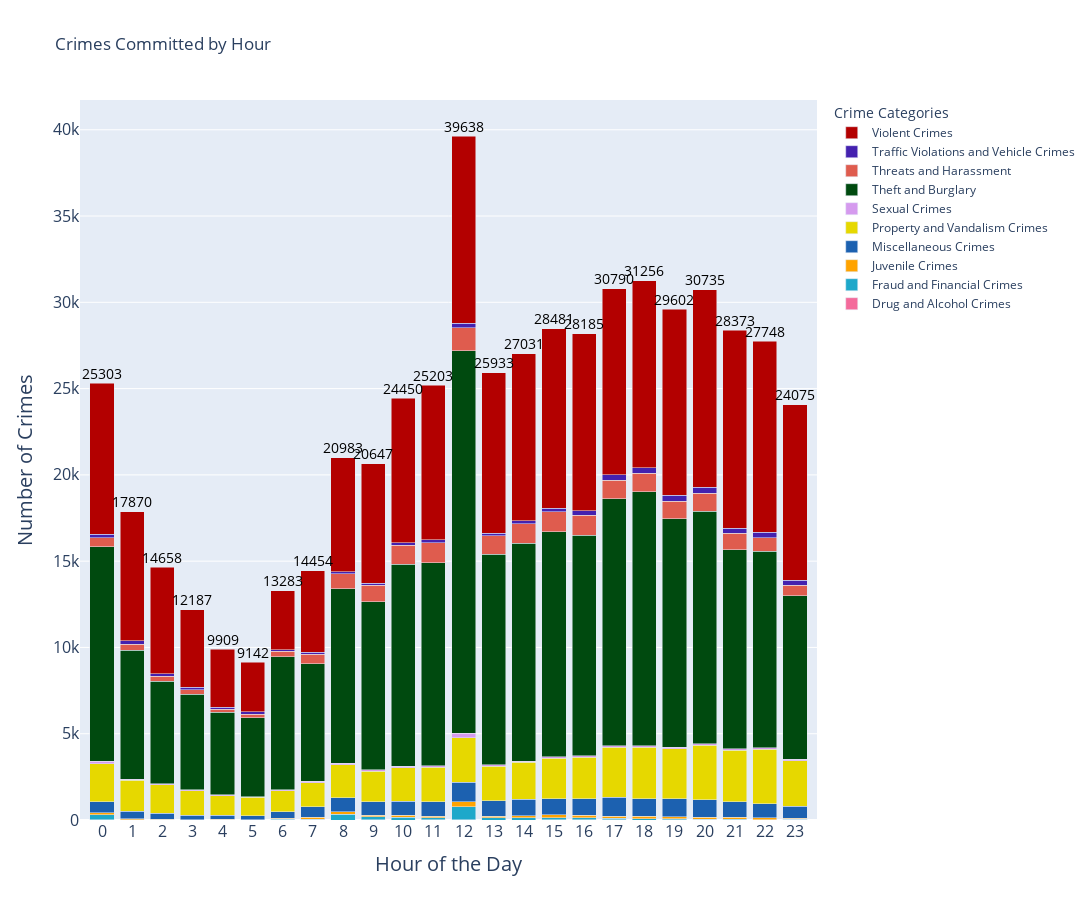

Notebook source saved alongside this figure:
### Code cell
# Prepare data for Plotly
data = []
custom_colors = ["#f46a9b", "#1ea8ca", "#ffa300", "#1c61b0", "#e6d800", "#d59aee", "#004a0f", "#df5c4e", "#4421af", "#b30000"]

for i, category in enumerate(hourly_crime_counts.columns):
    data.append(
        go.Bar(
            x=hourly_crime_counts.index,
            y=hourly_crime_counts[category].astype(int),
            name=category,
            marker_color=custom_colors[i % len(custom_colors)],  # Assign color from palette
            hovertemplate='Hour: %{x}<br>Crimes: %{y:}<br>Category: ' + category + '<extra></extra>',
            hoverlabel=dict(
                bgcolor='white',  # Tooltip background color
                font_size=14,     # Tooltip font size
                font_family='Arial',  # Tooltip font
            ),
        )
    )

# Create layout for Plotly
layout = go.Layout(
    title='Crimes Committed by Hour',
    xaxis=dict(
        title='Hour of the Day',
        tickvals=np.arange(24),
        ticktext=np.arange(24),
        tickfont=dict(size=16),
        titlefont=dict(size=20)
    ),
    yaxis=dict(
        title='Number of Crimes',
        titlefont=dict(size=20),
        tickfont=dict(size=16),
    ),
    barmode='stack',
    width=1500,  # Width of the plot
    height=900,  # Height of the plot
    legend=dict(
        title=dict(text="Crime Categories"),
        itemclick=False,  # Disables clicking to hide categories in the legend
        itemdoubleclick=False  # Disables double-clicking to hide categories in the legend
    ),
    dragmode=False,  # Disables zooming on the plot
)

# Create figure
fig = go.Figure(data=data, layout=layout)

# Add annotations with total number of crimes above each bar
for hour in hourly_crime_counts.index:
    total_crimes = total_crimes_per_hour[hour]
    fig.add_annotation(
        x=hour,
        y=total_crimes,
        text=f'{int(total_crimes)}',
        showarrow=False,
        font=dict(size=14, color='black'),
        align='center',
        yshift=10
    )

# Show the plot with interaction features disabled
fig.show(config={
    'displayModeBar': False,  # Disables the top toolbar
    'scrollZoom': False,  # Disables zooming with scroll
    'displaylogo': False,  # Disables Plotly logo
    'modeBarButtonsToRemove': ['zoom2d', 'pan2d', 'select2d', 'lasso2d', 'zoomIn2d', 'zoomOut2d', 'autoScale2d', 'resetScale2d', 'hoverClosestCartesian', 'hoverCompareCartesian'],  # Removes specific buttons from the toolbar
})

### Figure 1 — Plotly figure (JSON) as saved in the notebook; plotly's stock layout.template omitted (floating-point values rounded to 4 significant figures)
{"data": [{"hoverlabel": {"bgcolor": "white", "font": {"family": "Arial", "size": 14}}, "hovertemplate": "Hour: %{x}<br>Crimes: %{y:}<br>Category: Drug and Alcohol Crimes<extra></extra>", "marker": {"color": "#f46a9b"}, "name": "Drug and Alcohol Crimes", "type": "bar", "x": [0, 1, 2, 3, 4, 5, 6, 7, 8, 9, 10, 11, 12, 13, 14, 15, 16, 17, 18, 19, 20, 21, 22, 23], "y": [4, 4, 0, 2, 2, 1, 0, 1, 0, 1, 0, 2, 1, 0, 0, 2, 2, 3, 0, 3, 3, 0, 3, 2]}, {"hoverlabel": {"bgcolor": "white", "font": {"family": "Arial", "size": 14}}, "hovertemplate": "Hour: %{x}<br>Crimes: %{y:}<br>Category: Fraud and Financial Crimes<extra></extra>", "marker": {"color": "#1ea8ca"}, "name": "Fraud and Financial Crimes", "type": "bar", "x": [0, 1, 2, 3, 4, 5, 6, 7, 8, 9, 10, 11, 12, 13, 14, 15, 16, 17, 18, 19, 20, 21, 22, 23], "y": [288, 15, 11, 7, 8, 11, 50, 34, 326, 194, 172, 120, 780, 123, 126, 136, 127, 95, 69, 62, 48, 46, 25, 30]}, {"hoverlabel": {"bgcolor": "white", "font": {"family": "Arial", "size": 14}}, "hovertemplate": "Hour: %{x}<br>Crimes: %{y:}<br>Category: Juvenile Crimes<extra></extra>", "marker": {"color": "#ffa300"}, "name": "Juvenile Crimes", "type": "bar", "x": [0, 1, 2, 3, 4, 5, 6, 7, 8, 9, 10, 11, 12, 13, 14, 15, 16, 17, 18, 19, 20, 21, 22, 23], "y": [119, 53, 31, 14, 25, 15, 41, 113, 161, 82, 112, 82, 282, 99, 130, 155, 144, 129, 135, 111, 107, 112, 111, 81]}, {"hoverlabel": {"bgcolor": "white", "font": {"family": "Arial", "size": 14}}, "hovertemplate": "Hour: %{x}<br>Crimes: %{y:}<br>Category: Miscellaneous Crimes<extra></extra>", "marker": {"color": "#1c61b0"}, "name": "Miscellaneous Crimes", "type": "bar", "x": [0, 1, 2, 3, 4, 5, 6, 7, 8, 9, 10, 11, 12, 13, 14, 15, 16, 17, 18, 19, 20, 21, 22, 23], "y": [647, 425, 335, 267, 254, 231, 396, 614, 813, 791, 794, 842, 1117, 891, 945, 941, 965, 1087, 1023, 1055, 1024, 889, 811, 673]}, {"hoverlabel": {"bgcolor": "white", "font": {"family": "Arial", "size": 14}}, "hovertemplate": "Hour: %{x}<br>Crimes: %{y:}<br>Category: Property and Vandalism Crimes<extra></extra>", "marker": {"color": "#e6d800"}, "name": "Property and Vandalism Crimes", "type": "bar", "x": [0, 1, 2, 3, 4, 5, 6, 7, 8, 9, 10, 11, 12, 13, 14, 15, 16, 17, 18, 19, 20, 21, 22, 23], "y": [2202, 1819, 1660, 1409, 1126, 1050, 1204, 1406, 1893, 1771, 1951, 2006, 2587, 1997, 2140, 2354, 2395, 2905, 2998, 2911, 3147, 3003, 3158, 2661]}, {"hoverlabel": {"bgcolor": "white", "font": {"family": "Arial", "size": 14}}, "hovertemplate": "Hour: %{x}<br>Crimes: %{y:}<br>Category: Sexual Crimes<extra></extra>", "marker": {"color": "#d59aee"}, "name": "Sexual Crimes", "type": "bar", "x": [0, 1, 2, 3, 4, 5, 6, 7, 8, 9, 10, 11, 12, 13, 14, 15, 16, 17, 18, 19, 20, 21, 22, 23], "y": [155, 60, 61, 57, 36, 35, 55, 72, 109, 69, 76, 81, 266, 82, 74, 88, 92, 94, 75, 72, 78, 65, 75, 62]}, {"hoverlabel": {"bgcolor": "white", "font": {"family": "Arial", "size": 14}}, "hovertemplate": "Hour: %{x}<br>Crimes: %{y:}<br>Category: Theft and Burglary<extra></extra>", "marker": {"color": "#004a0f"}, "name": "Theft and Burglary", "type": "bar", "x": [0, 1, 2, 3, 4, 5, 6, 7, 8, 9, 10, 11, 12, 13, 14, 15, 16, 17, 18, 19, 20, 21, 22, 23], "y": [12431, 7466, 5946, 5541, 4780, 4569, 7710, 6818, 10108, 9754, 11719, 11788, 22167, 12214, 12627, 13041, 12779, 14294, 14712, 13231, 13474, 11552, 11380, 9475]}, {"hoverlabel": {"bgcolor": "white", "font": {"family": "Arial", "size": 14}}, "hovertemplate": "Hour: %{x}<br>Crimes: %{y:}<br>Category: Threats and Harassment<extra></extra>", "marker": {"color": "#df5c4e"}, "name": "Threats and Harassment", "type": "bar", "x": [0, 1, 2, 3, 4, 5, 6, 7, 8, 9, 10, 11, 12, 13, 14, 15, 16, 17, 18, 19, 20, 21, 22, 23], "y": [504, 346, 291, 238, 174, 213, 324, 553, 849, 930, 1098, 1153, 1339, 1056, 1112, 1152, 1143, 1085, 1075, 1018, 1067, 952, 804, 627]}, {"hoverlabel": {"bgcolor": "white", "font": {"family": "Arial", "size": 14}}, "hovertemplate": "Hour: %{x}<br>Crimes: %{y:}<br>Category: Traffic Violations and Vehicle Crimes<extra></extra>", "marker": {"color": "#4421af"}, "name": "Traffic Violations and Vehicle Crimes", "type": "bar", "x": [0, 1, 2, 3, 4, 5, 6, 7, 8, 9, 10, 11, 12, 13, 14, 15, 16, 17, 18, 19, 20, 21, 22, 23], "y": [201, 189, 153, 145, 124, 142, 99, 107, 141, 119, 152, 153, 242, 150, 184, 196, 260, 328, 328, 348, 342, 283, 314, 271]}, {"hoverlabel": {"bgcolor": "white", "font": {"family": "Arial", "size": 14}}, "hovertemplate": "Hour: %{x}<br>Crimes: %{y:}<br>Category: Violent Crimes<extra></extra>", "marker": {"color": "#b30000"}, "name": "Violent Crimes", "type": "bar", "x": [0, 1, 2, 3, 4, 5, 6, 7, 8, 9, 10, 11, 12, 13, 14, 15, 16, 17, 18, 19, 20, 21, 22, 23], "y": [8752, 7493, 6170, 4507, 3380, 2875, 3404, 4736, 6583, 6936, 8376, 8976, 10857, 9321, 9693, 10416, 10278, 10770, 10841, 10791, 11445, 11471, 11067, 10193]}], "layout": {"annotations": [{"align": "center", "font": {"color": "black", "size": 14}, "showarrow": false, "text": "25303", "x": 0, "y": 25303, "yshift": 10}, {"align": "center", "font": {"color": "black", "size": 14}, "showarrow": false, "text": "17870", "x": 1, "y": 17870, "yshift": 10}, {"align": "center", "font": {"color": "black", "size": 14}, "showarrow": false, "text": "14658", "x": 2, "y": 14658, "yshift": 10}, {"align": "center", "font": {"color": "black", "size": 14}, "showarrow": false, "text": "12187", "x": 3, "y": 12187, "yshift": 10}, {"align": "center", "font": {"color": "black", "size": 14}, "showarrow": false, "text": "9909", "x": 4, "y": 9909, "yshift": 10}, {"align": "center", "font": {"color": "black", "size": 14}, "showarrow": false, "text": "9142", "x": 5, "y": 9142, "yshift": 10}, {"align": "center", "font": {"color": "black", "size": 14}, "showarrow": false, "text": "13283", "x": 6, "y": 13283, "yshift": 10}, {"align": "center", "font": {"color": "black", "size": 14}, "showarrow": false, "text": "14454", "x": 7, "y": 14454, "yshift": 10}, {"align": "center", "font": {"color": "black", "size": 14}, "showarrow": false, "text": "20983", "x": 8, "y": 20983, "yshift": 10}, {"align": "center", "font": {"color": "black", "size": 14}, "showarrow": false, "text": "20647", "x": 9, "y": 20647, "yshift": 10}, {"align": "center", "font": {"color": "black", "size": 14}, "showarrow": false, "text": "24450", "x": 10, "y": 24450, "yshift": 10}, {"align": "center", "font": {"color": "black", "size": 14}, "showarrow": false, "text": "25203", "x": 11, "y": 25203, "yshift": 10}, {"align": "center", "font": {"color": "black", "size": 14}, "showarrow": false, "text": "39638", "x": 12, "y": 39638, "yshift": 10}, {"align": "center", "font": {"color": "black", "size": 14}, "showarrow": false, "text": "25933", "x": 13, "y": 25933, "yshift": 10}, {"align": "center", "font": {"color": "black", "size": 14}, "showarrow": false, "text": "27031", "x": 14, "y": 27031, "yshift": 10}, {"align": "center", "font": {"color": "black", "size": 14}, "showarrow": false, "text": "28481", "x": 15, "y": 28481, "yshift": 10}, {"align": "center", "font": {"color": "black", "size": 14}, "showarrow": false, "text": "28185", "x": 16, "y": 28185, "yshift": 10}, {"align": "center", "font": {"color": "black", "size": 14}, "showarrow": false, "text": "30790", "x": 17, "y": 30790, "yshift": 10}, {"align": "center", "font": {"color": "black", "size": 14}, "showarrow": false, "text": "31256", "x": 18, "y": 31256, "yshift": 10}, {"align": "center", "font": {"color": "black", "size": 14}, "showarrow": false, "text": "29602", "x": 19, "y": 29602, "yshift": 10}, {"align": "center", "font": {"color": "black", "size": 14}, "showarrow": false, "text": "30735", "x": 20, "y": 30735, "yshift": 10}, {"align": "center", "font": {"color": "black", "size": 14}, "showarrow": false, "text": "28373", "x": 21, "y": 28373, "yshift": 10}, {"align": "center", "font": {"color": "black", "size": 14}, "showarrow": false, "text": "27748", "x": 22, "y": 27748, "yshift": 10}, {"align": "center", "font": {"color": "black", "size": 14}, "showarrow": false, "text": "24075", "x": 23, "y": 24075, "yshift": 10}], "barmode": "stack", "dragmode": false, "height": 900, "legend": {"itemclick": false, "itemdoubleclick": false, "title": {"text": "Crime Categories"}}, "title": {"text": "Crimes Committed by Hour"}, "width": 1500, "xaxis": {"tickfont": {"size": 16}, "ticktext": [0, 1, 2, 3, 4, 5, 6, 7, 8, 9, 10, 11, 12, 13, 14, 15, 16, 17, 18, 19, 20, 21, 22, 23], "tickvals": [0, 1, 2, 3, 4, 5, 6, 7, 8, 9, 10, 11, 12, 13, 14, 15, 16, 17, 18, 19, 20, 21, 22, 23], "title": {"font": {"size": 20}, "text": "Hour of the Day"}}, "yaxis": {"tickfont": {"size": 16}, "title": {"font": {"size": 20}, "text": "Number of Crimes"}}}}
